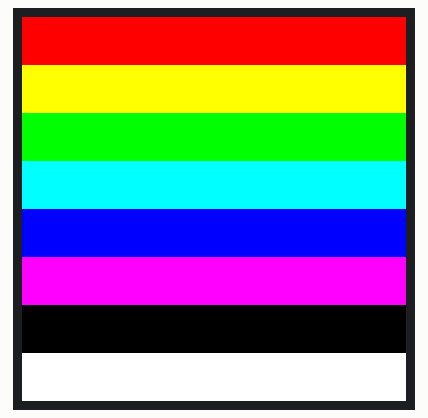
Simulated run of this sketch. Board: Arduino Mega 2560, built with avr-gcc and run on an emulated ATmega2560. Shown: 128×128 colour display. Random numbers use the default seed unless the sketch sets one.

Above: at 0.1 s.
At 5.22 s:
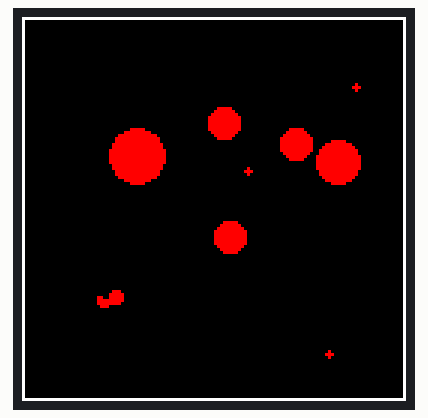
At 9.51 s:
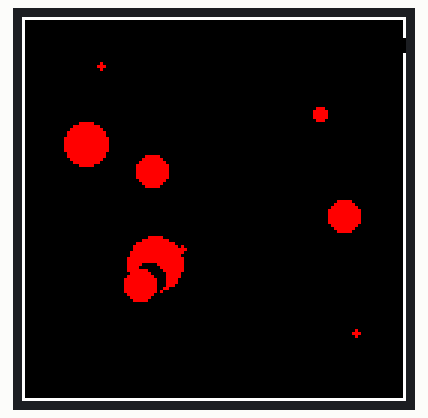
At 13.73 s:
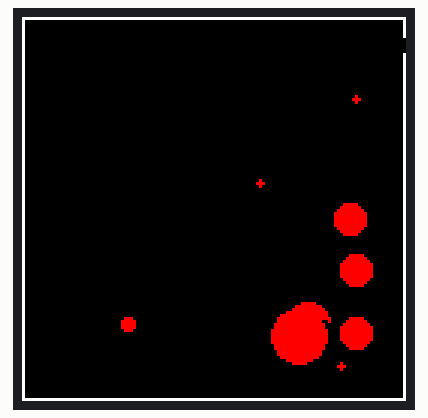
At 22.47 s:
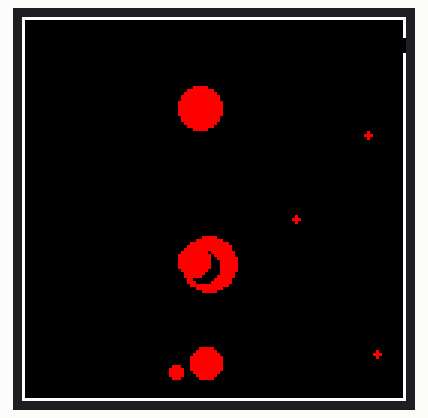
At 39.75 s:
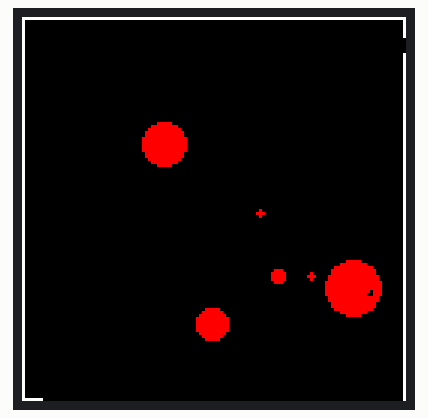

The sketch:

BallSSD1351.ino
```cpp
#include <Adafruit_GFX.h>
#include <Adafruit_SSD1351.h>
#include <time.h>
#include <SPI.h>

#define SCLK_PIN 18
#define MOSI_PIN 23
#define DC_PIN   17
#define CS_PIN   5
#define RST_PIN  4

// Color definitions
#define  BLACK           0x0000
#define BLUE            0x001F
#define RED             0xF800
#define GREEN           0x07E0
#define CYAN            0x07FF
#define MAGENTA         0xF81F
#define YELLOW          0xFFE0
#define WHITE           0xFFFF


Adafruit_SSD1351 OLED = Adafruit_SSD1351(128, 128, &SPI, CS_PIN, DC_PIN, RST_PIN);

typedef struct
{
  int PosX, PosY;
  int VelX, VelY;
  int OldX, OldY;
  int AccX, AccY;
  int Radius;
}Balls;

typedef struct
{
  int StartPosX, StartPosY;
  int EndPosX, EndPosY;
}Walls;

Balls Ball[10];
Walls Wall[4];

bool DoCirclesOverlap(int R1, int X1, int Y1, int R2, int X2, int Y2)
{
  return fabs((X1-X2)*(X1-X2) + (Y1-Y2)*(Y1-Y2)) <= (R1+R2)*(R1+R2);
}

int Collision()
{
  for(int i = 0; i < 10; i++)
  {
    if(Ball[i].PosX < 10 + Ball[i].Radius)
    {
      Ball[i].VelX = -(Ball[i].VelX);
    }
    else if(Ball[i].PosY < 10 + Ball[i].Radius)
    {
      Ball[i].VelY = -(Ball[i].VelY);
    }
    else if(Ball[i].PosX > 120 - Ball[i].Radius)
    {
      Ball[i].VelX = -(Ball[i].VelX);
    }
    else if(Ball[i].PosY > 120 - Ball[i].Radius)
    {
      Ball[i].VelY = -(Ball[i].VelY);
    }
  }

  for(int i = 0; i < 10; i++)
  {
    for(int j = 0; j < 10; j++)
    {
      if(i != j)
      {
        if(DoCirclesOverlap(Ball[i].Radius, Ball[i].PosX, Ball[i].PosY, Ball[j].Radius, Ball[j].PosX, Ball[j].PosY))
        {
          int Distance = sqrt((Ball[i].PosX - Ball[j].PosX)*(Ball[i].PosX - Ball[j].PosX) + (Ball[i].PosY - Ball[j].PosY)*(Ball[i].PosY - Ball[j].PosY));
          int Overlap = (Distance - Ball[i].Radius - Ball[j].Radius)/2;

          // HAVE CODE TO DETECT COLLISIONS WITH CLASS (OBJECTS), THIS WILL THEN SEND IT TO THE RIGHT COLLISION FUNCTION BASED ON THE CLASS IT IS TOUCHING
          /*int NormX = (Ball[i].PosX - Ball[j].PosX) / Distance;
          int NormY = (Ball[i].PosY - Ball[j].PosY) / Distance;

          int TangX = -NormY;
          int TangY = NormX;

          DPTan1 = Ball[i].VelX * TangX + Ball[i].VelY * TangY;
          DPTan2 = Ball[j].VelX * TangX + Ball[j].VelY * TangY;

          Ball[i].VelX = TangX * DPTan1;
          Ball[i].VelY = TangY * DPTan1;
          Ball[j].VelX = TangX * DPTan2;
          Ball[j].VelY = TangY * DPTan2;

          Ball[i].PosX -= Overlap * (Ball[i].PosX - Ball[j].PosX) / Distance;
          Ball[i].PosY -= Overlap * (Ball[i].PosY - Ball[j].PosY) / Distance;

          Ball[j].PosX += Overlap * (Ball[i].PosX - Ball[j].PosX) / Distance;
          Ball[j].PosY += Overlap * (Ball[i].PosY - Ball[j].PosY) / Distance;
          */
        }
      }
    }
  }
}

int Motion()
{
  for(int i = 0; i < 10; i++)
  {
    Ball[i].OldX = Ball[i].PosX;
    Ball[i].OldY = Ball[i].PosY;
    Ball[i].PosX += Ball[i].VelX;
    Ball[i].PosY += Ball[i].VelY;
  }
  Collision();
}

int Initialise(int X)
{
  for(int i = 0; i < X; i++)
  {
    Ball[i].Radius = rand() %10 + 1;
    Ball[i].PosX = rand() %(128 - Ball[i].Radius) + Ball[i].Radius;
    Ball[i].PosY = rand() %(128 - Ball[i].Radius) + Ball[i].Radius;
    Ball[i].VelX = rand() % 3 + 1;
    Ball[i].VelY = rand() % 3 + 1;
  }
  Wall[0].StartPosX = 0, Wall[0].StartPosY = 0, Wall[0].EndPosX = 0, Wall[0].EndPosY = 127;
  Wall[1].StartPosX = 0, Wall[1].StartPosY = 0, Wall[1].EndPosX = 127, Wall[1].EndPosY = 0;
  Wall[2].StartPosX = 127, Wall[2].StartPosY = 127, Wall[2].EndPosX = 127, Wall[2].EndPosY = 0;
  Wall[3].StartPosX = 127, Wall[3].StartPosY = 127, Wall[3].EndPosX = 0, Wall[3].EndPosY = 127;
}

void setup(void)
{
  srand(time(0));
  Serial.begin(9600);
  OLED.begin();
  OLED.fillRect(0, 0, 128, 128, BLACK);
  Initialise(10);
  TestPattern();
  delay(5000);
  OLED.fillScreen(BLACK);
  OLED.drawLine(Wall[0].StartPosX, Wall[0].StartPosY, Wall[0].EndPosX, Wall[0].EndPosY, WHITE);
  OLED.drawLine(Wall[1].StartPosX, Wall[1].StartPosY, Wall[1].EndPosX, Wall[1].EndPosY, WHITE);
  OLED.drawLine(Wall[2].StartPosX, Wall[2].StartPosY, Wall[2].EndPosX, Wall[2].EndPosY, WHITE);
  OLED.drawLine(Wall[3].StartPosX, Wall[3].StartPosY, Wall[3].EndPosX, Wall[3].EndPosY, WHITE);
}

void loop()
{
  Motion();
  for(int i = 0; i < 10; i++)
  {
    OLED.fillCircle(Ball[i].OldX, Ball[i].OldY, Ball[i].Radius, BLACK);
    OLED.fillCircle(Ball[i].PosX, Ball[i].PosY, Ball[i].Radius, RED);
  }
  delay(20);
}


void testdrawcircles(uint8_t radius, uint16_t color) {
  for (uint8_t x=0; x < OLED.width()-1+radius; x+=radius*2) {
    for (uint8_t y=0; y < OLED.height()-1+radius; y+=radius*2) {
      OLED.drawCircle(x, y, radius, color);
    }
  }
}

void TestPattern(void)
{
  static const uint16_t PROGMEM colors[] =
    { RED, YELLOW, GREEN, CYAN, BLUE, MAGENTA, BLACK, WHITE };

  for(uint8_t c=0; c<8; c++) {
    OLED.fillRect(0, OLED.height() * c / 8, OLED.width(), OLED.height() / 8,
      pgm_read_word(&colors[c]));
  }
}
```
